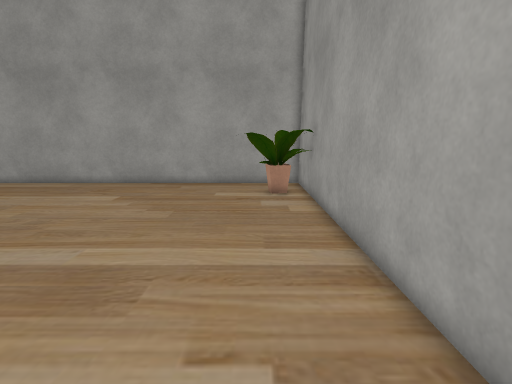
view 1 (above)

15 first-person views from a walk through a 3-D level made in the Unity game engine. The camera is 1.4 m above the floor, tilts 10° down and sees 80° across. The floor is counted in squares, 0.5 m on a side. Each view is taken from the middle of a square. On the plan, view 1 faces up. The plan holds only what a view shows up to about 20 squares ahead; the rest is blank. Some surface patterns are stand-ins.

view 2
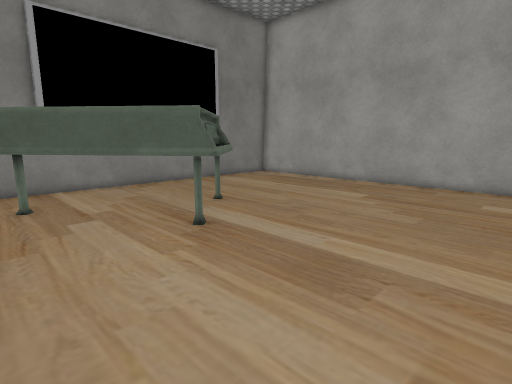

view 3
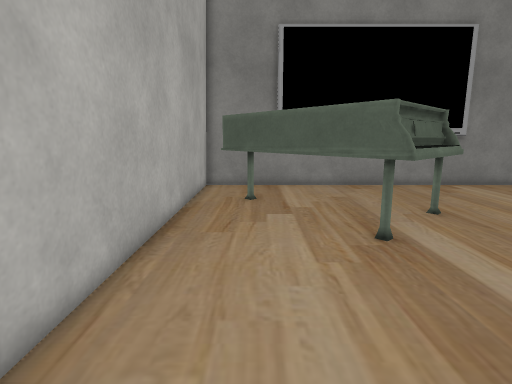

view 4
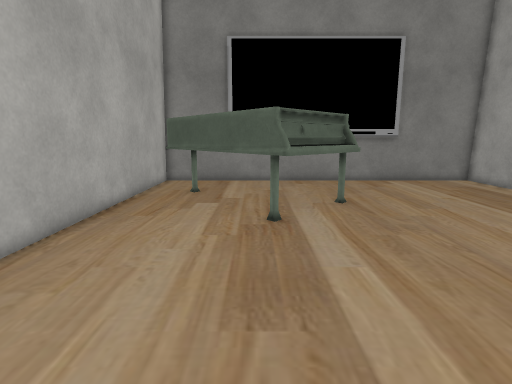

view 5
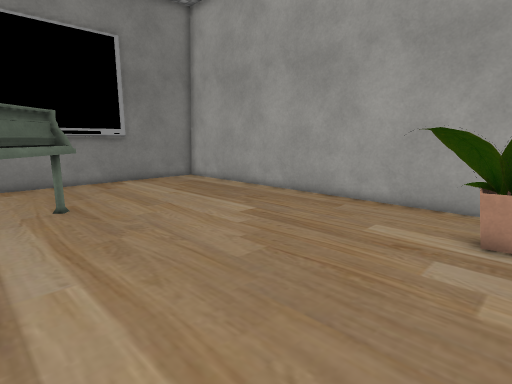

view 6
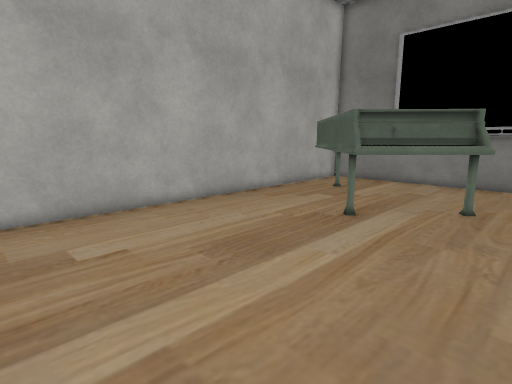

view 7
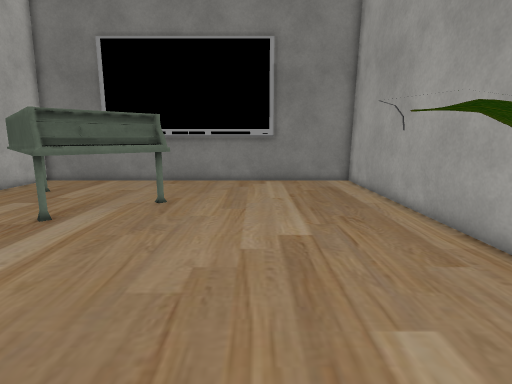

view 8
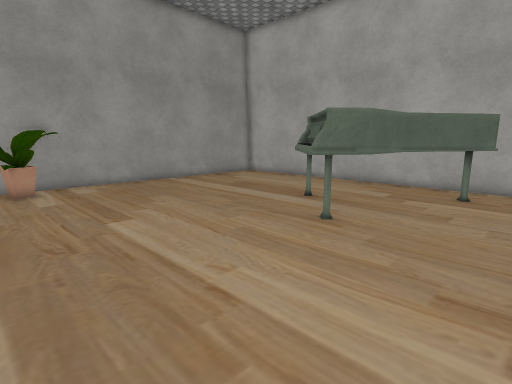

view 9
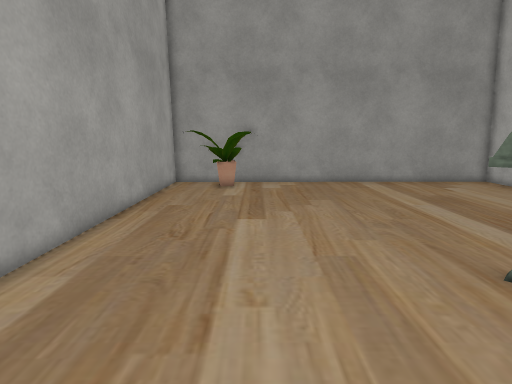

view 10
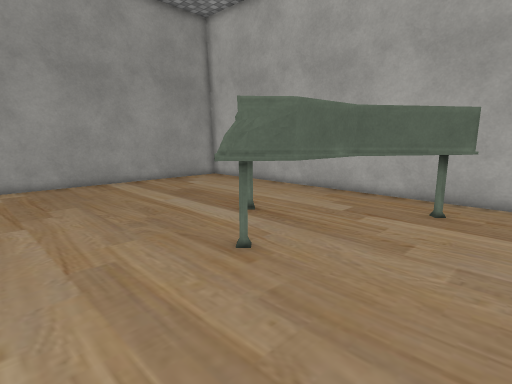

view 11
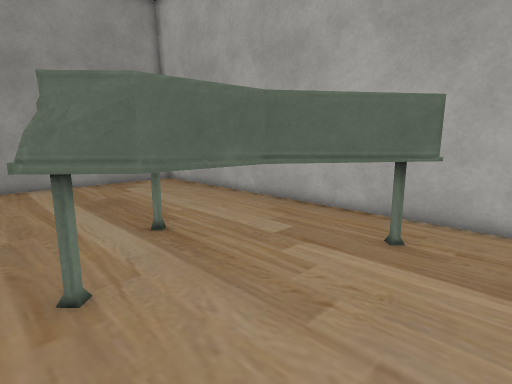

view 12
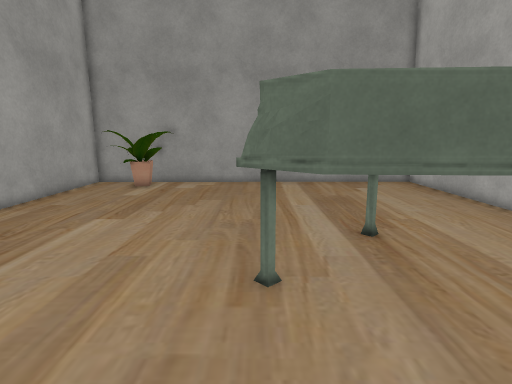

view 13
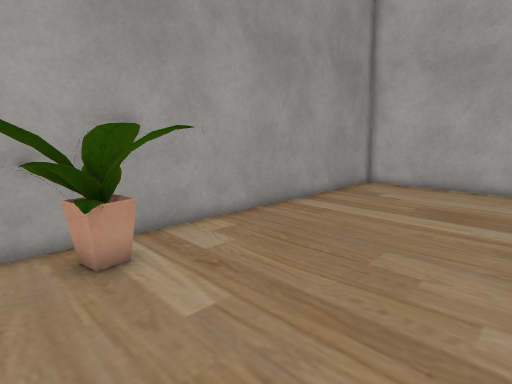

view 14
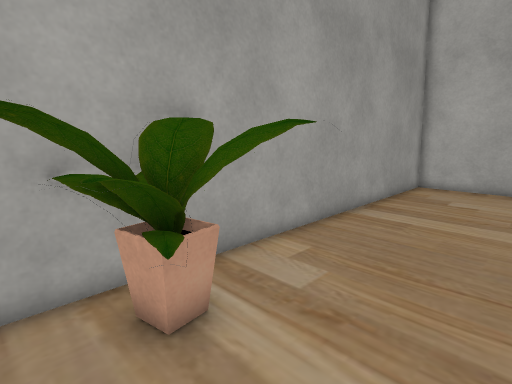

view 15
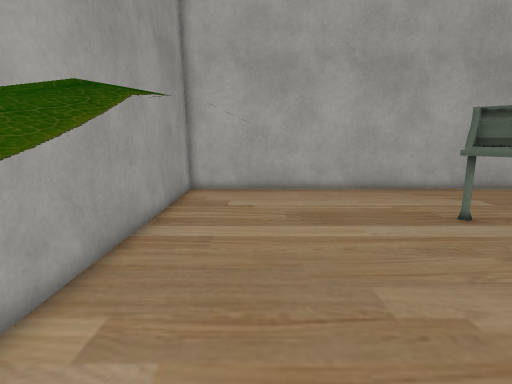

### Floor plan
Key: @ floor where view 1 was taken; # wall or solid block; . floor; O other object.
Columns run from 18 left of view 1 to 3 right of it. Each row starts with its distance up from view 1.
 19 ######################
 18 #.................. O#
 17 #.................OOO#
 16 #.................OOO#
 15 #................OOOOO
 14 #................OO. #
 13 #....................#
 12 #....................#
 11 #....................#
 10 #....................#
  9 #.....OOO............#
  8 #.....OOOO...........#
  7 #.....O OOO..........#
  6 #....OO  OO..........#
  5 #....OO  OO..........#
  4 #...OO OOO...........#
  3 #..OO OO.............#
  2 #..OOOO..............#
  1 #...OO...............#
  0 #.................@..#
 -1 ######################

Positions as (right, up) in squares from view 1, and headings:
1: (0, 0), facing up
2: (0, 0), facing up-left
3: (0, 2), facing left
4: (2, 5), facing left
5: (2, 6), facing up-left
6: (2, 11), facing down-left
7: (2, 13), facing left
8: (-17, 18), facing down-right
9: (-17, 14), facing right
10: (-17, 14), facing down-right
11: (-17, 10), facing down-right
12: (-17, 9), facing right
13: (-6, 18), facing down-right
14: (-3, 18), facing down-right
15: (-1, 16), facing down
